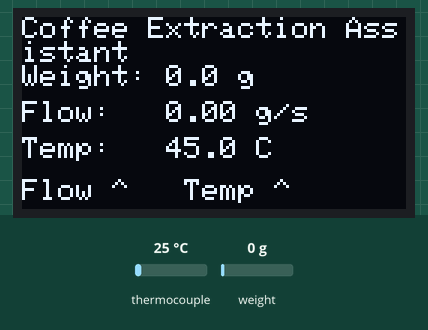
Bench run of a sketch on a simulated Arduino Uno, built with avr-gcc and run on an emulated ATmega328P. Parts: 128×64 one-colour display. The test bench sets the inputs (shaded band); at power-on: weight on the scale 0 g, thermocouple 25 °C.

Above: at 2.7 s.
2.8 s: weight on the scale set to 2 g
At 3.25 s:
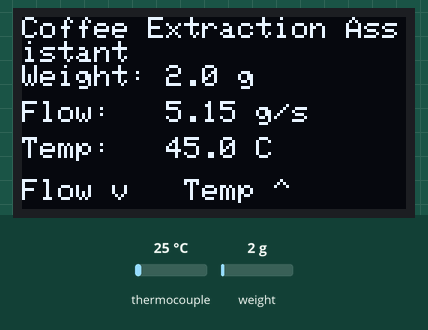
4.9 s: weight on the scale set to 1966 g
At 5.7 s:
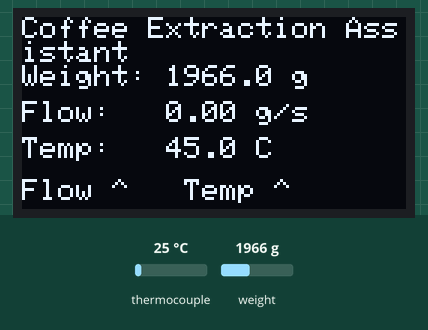
6.8 s: weight on the scale set to 2047 g
At 7.09 s:
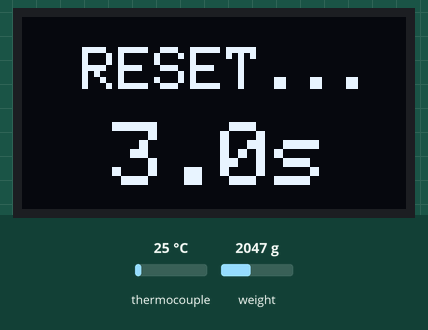
9.4 s: thermocouple set to 75 °C
At 12.3 s:
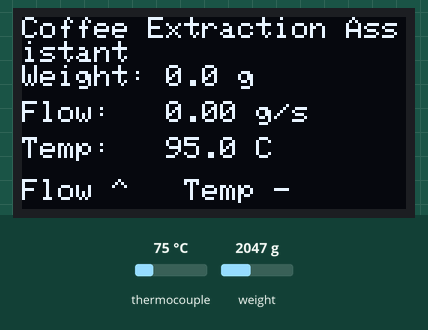
12.4 s: thermocouple set to 150 °C
At 13.8 s:
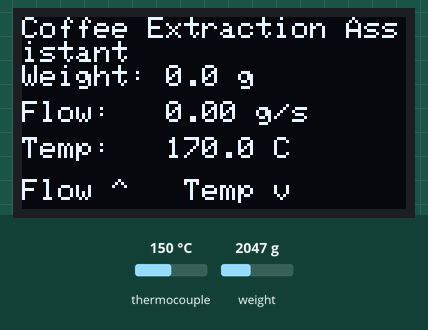
14.6 s: thermocouple set to 6 °C
At 15.5 s:
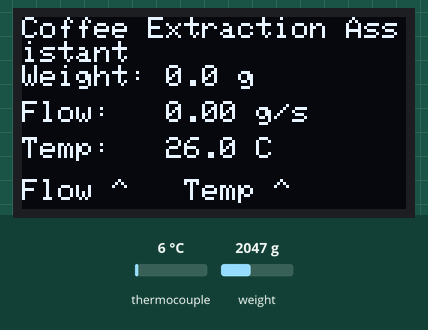
Timing chart, 0 to 17.5 s (numbered marks = the images above; inputs shaded):
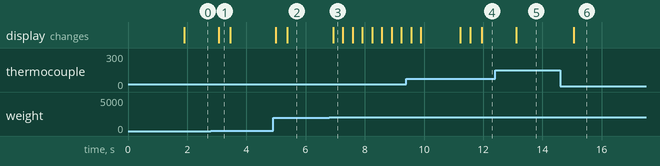

Measured:
- the behaviour switches between 0 and 1 g on weight on the scale (found by bisection; images 0 and 1)
- the behaviour switches between 2000 and 2001 g on weight on the scale (found by bisection; images 2 and 3)
- after the input at 2.8 s, the display: changes after 0.26 s (image 1)
- after the input at 4.9 s, the display: first changes after 0.10 s (image 2 shows a later state)
- after the input at 6.8 s, the display: changes after 0.13 s (image 3)
- after the input at 12.4 s, the display: changes after 0.71 s (image 5)
- after the input at 14.6 s, the display: changes after 0.45 s (image 6)

The sketch:

CASA0016CW.ino
```cpp
/***************************************************
 * Coffee Extraction Assistant
 * CASA 0016
 * Ziyi Wang
 * v3 - 10th Dec 2025
 * Calibration and Improvement
 ***************************************************/

#include <Wire.h>
#include <Adafruit_SSD1306.h>
#include "HX711.h"
#include <Adafruit_MAX31865.h>

// -- OLED --
#define SCREEN_WIDTH 128
#define SCREEN_HEIGHT 64
Adafruit_SSD1306 display(128, 64, &Wire);

// -- HX711 --
#define LOADCELL_DOUT 4
#define LOADCELL_SCK 5
HX711 scale;
float calibration_factor = 400.0;

// -- MAX31865 --
Adafruit_MAX31865 thermo = Adafruit_MAX31865(10, 11, 12, 13);
#define RREF      430.0
#define RNOMINAL  100.0   // PT100

// -- Flow --
unsigned long lastTime = 0;
float lastWeight = 0;
float flowRate = 0;  // g/s

// -- Temperature (placeholder) --
float tempC = -999;
float tempOffset = 20.0;   // Temp offset

// -- Advice Thresholds --
float idealFlowMin = 1.5;  // g/s
float idealFlowMax = 2.5;  // g/s
float idealTempMin = 88.0;    // °C
float idealTempMax = 96.0;    // °C

// -- Reset Logic --
bool resetPending = false;
unsigned long resetTriggerTime = 0;  // The moment exceed 2000g

// ------------------------------------------------
//                      SETUP
// ------------------------------------------------
void setup() {
  Serial.begin(115200);

  if (!display.begin(SSD1306_SWITCHCAPVCC, 0x3C)) {
    while (1)
      ;
  }

  display.clearDisplay();
  display.setTextColor(SSD1306_WHITE);
  display.setTextSize(1);
  display.setCursor(0, 0);
  display.println("OK");
  display.display();
  delay(500);

  scale.begin(LOADCELL_DOUT, LOADCELL_SCK);
  scale.set_scale(calibration_factor);
  scale.tare();
  thermo.begin(MAX31865_3WIRE);
}

// ------------------------------------------------
//      FULLSCREEN COUNTDOWN (RESET X.Xs)
// ------------------------------------------------
void showResetCountdown(float remainingSec) {
  display.clearDisplay();

  display.setTextColor(SSD1306_WHITE);
  display.setTextSize(2);

  // Centered title
  display.setCursor(20, 10);
  display.println("RESET...");

  // Centered seconds
  display.setTextSize(3);
  display.setCursor(30, 35);
  display.print(remainingSec, 1);
  display.print("s");

  display.display();
}

// ------------------------------------------------
//                        LOOP
// ------------------------------------------------
void loop() {
    // -- Temperature Read (PT100) --
  uint16_t rtd = thermo.readRTD();
  tempC = thermo.temperature(RNOMINAL, RREF);
  tempC += tempOffset;

  uint8_t fault = thermo.readFault();
  if (fault) {
    tempC = -999;
    thermo.clearFault();
  }

  // -- Weight --
  float weight = scale.get_units(3);
  if (weight < 0) weight = 0;

  // -- RESET Logic --
  // Step 1: detect instantaneous >2000g to start countdown
  if (!resetPending && weight > 2000) {
    resetPending = true;
    resetTriggerTime = millis();
  }

  // Step 2: countdown, then reset after 3 seconds
  // If auto-reset countdown is active
  if (resetPending) {

    float elapsed = (millis() - resetTriggerTime) / 1000.0;
    float remaining = 3.0 - elapsed;

    if (remaining > 0) {
      // Show fullscreen countdown
      showResetCountdown(remaining);
      return;  // Do not draw normal UI
    } else {
      // Time's up: perform RESET
      scale.tare();
      lastWeight = 0;
      resetPending = false;

      // Show 0.0 screen briefly
      display.clearDisplay();
      display.setTextSize(2);
      display.setCursor(30, 25);
      display.println("RESET");
      display.display();
      delay(300);
    }
  }

  // -- Flow Calculation --
  unsigned long now = millis();
  float dt = (now - lastTime) / 1000.0;

  if (dt > 0.2) {
    flowRate = (weight - lastWeight) / dt;
    if (flowRate < 0) flowRate = 0;
    lastWeight = weight;
    lastTime = now;
  }

  // -- Advice --
  char flowArrow = '-';
  char tempArrow = '-';

  // Flow Advice
  if (flowRate < idealFlowMin) flowArrow = '^';       // Pour Faster
  else if (flowRate > idealFlowMax) flowArrow = 'v';  // Pour Slower
  else flowArrow = '-';

  // Temp Advice
  if (tempC > -100) {                                 // If real Temp
    if (tempC < idealTempMin) tempArrow = '^';       // Hotter
    else if (tempC > idealTempMax) tempArrow = 'v';  // Colder
    else tempArrow = '-';
  } else {
    tempArrow = '-';  // Without Temp sensor: "-"
  }

  // -- OLED Display --
  display.clearDisplay();
  display.setTextSize(1);

  display.setCursor(0, 0);
  display.println("Coffee Extraction Assistant");

  display.setCursor(0, 16);
  display.print("Weight: ");
  display.print(weight, 1);
  display.println(" g");

  display.setCursor(0, 28);
  display.print("Flow:   ");
  display.print(flowRate, 2);
  display.println(" g/s");

  display.setCursor(0, 40);
  display.print("Temp:   ");
  if (tempC < -100) display.println("--.- C");
  else {
    display.print(tempC, 1);
    display.println(" C");
  }

  // -- Advice Arrows --
  display.setCursor(0, 54);
  display.print("Flow ");
  display.print(flowArrow);
  display.print("   Temp ");
  display.print(tempArrow);

  display.display();

  delay(50);
}
```
